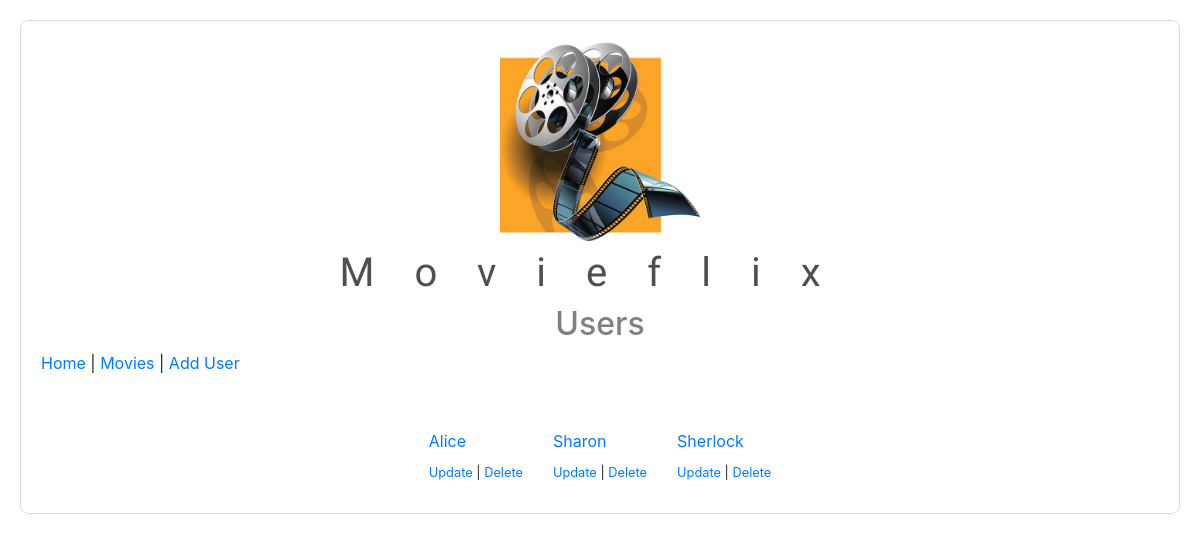
Screenshot of /users with the database file from the repository.
### data_manager/data_models.py (models this page shows, shortened)
class User(db.Model):
    __tablename__ = 'users'
    id = db.Column(db.Integer, primary_key=True, autoincrement=True)
    user_name = db.Column(db.String)
    movies = db.relationship('UserMovie', back_populates='user', cascade='all, delete-orphan')
    movie_reviews = db.relationship('MovieReview',
                                    back_populates='user',
                                    cascade='all, delete-orphan')

### users_routes.py (the view)
@users_bp.route('/users', methods=['GET'])
def list_users():
    users = g.users_data_manager.get_all_users()
    if users is None:
        abort(404)
    return render_template('users.html', users=users)

### app.py (called while the page is built)
@app.before_request
def before_request():
    g.users_data_manager = users_data_manager
    g.movies_data_manager = movies_data_manager
    g.users_movies_data_manager = users_movies_data_manager
    g.movies_reviews_data_manager = movies_reviews_data_manager

### data_manager/sqlite_data_manager.py (called while the page is built)
    def get_all_data(self):
        try:
            return self._entity.query.all()
        except SQLAlchemyError as err:
            print(err)
            self.db.session.rollback()
            return None

### data_manager/users.py (called while the page is built)
    @staticmethod
    def __user_to_dict(user) -> dict:
        movies = []
        if user.movies:
            for user_movie in user.movies:
                movies.append(
                    {
                        "user_movie_id": user_movie.id,
                        "id": user_movie.movie.id,
                        "movie_name": user_movie.movie.movie_name,
                        "director": user_movie.movie.director,
                        "year": user_movie.movie.year,
                        "rating": user_movie.movie.rating,
                        "poster": user_movie.movie.poster,
                        "website": user_movie.movie.website
                    }
                )
        return {"id": user.id,
                "user_name": user.user_name,
                "movies": movies}

    def get_all_users(self) -> List[dict] | None:
        users_query = self._data_manager.get_all_data()
        if users_query is None:
            return None
        users = []
        for user in users_query:
            users.append(self.__user_to_dict(user))
        return users

### templates/users.html (shortened to what this page needs)
<!DOCTYPE html>
<html lang="en">
<head>
    <link rel="stylesheet" href="{{ url_for('static', filename='style.css') }}">
    <link rel="stylesheet" href="https://stackpath.bootstrapcdn.com/bootstrap/4.3.1/css/bootstrap.min.css">
</head>
<body>
  <div class="movie">
    <header>
      <h1><img src="/static/images/logo.png" alt="logo"></h1>
      <h1>Movieflix</h1>
      <h2>Users</h2>
      <a href="/">Home</a> |
      <a href="/movies">Movies</a> |
      <a href="/add_user">Add User</a>
      <br>
      <br>
    </header>
    <main>
        {% if users %}
          <ol class="movie-grid">
          {% for user in users %}
            <li>
              <a href="/users/{{ user.id }}">{{ user.user_name }}</a>
                <div class="movie-title">
                    <a href="/users/{{ user.id }}/update_user">Update</a>
                    |
                    <a href="/users/{{ user.id }}/delete_user">Delete</a>
                </div>
            </li>
          {% endfor %}
          </ol>
        {% else %}
            <div class="error">
                <p>There are no user yet, add one.</p>
            </div>
        {% endif %}
    </main>
  </div>
</body>
</html>

### static/style.css (style rules this page uses)
body { font-family: 'Roboto', sans-serif; background-color: #F5F5F5; padding: 20px; color: #333; }
h1 { text-align: center; color: #4F4F4F; letter-spacing: 1em; font-family: 'Orbitron', sans-serif; }
h1 img { width: 200px; height: 200px; }
.movie { background-color: #FFF; border: 1px solid #DDD; padding: 20px; margin-bottom: 20px; border-radius: 8px; }
.movie h2 { text-align: center; margin-top: 0; color: gray; }
.movie-grid { list-style-type: none; padding: 0; margin: 0; margin-top: 20px; display: flex; justify-content: center; flex-direction: row; flex-wrap: wrap; }
.movie-grid li { padding: 10px 15px; text-align: left; }
.movie-title, .movie-year { font-size: 0.8em; text-align: center; }
.movie-title { margin-top: 10px; }

### rows the page displays
User: user_name "Alice"
User: user_name "Sharon"
User: user_name "Sherlock"
